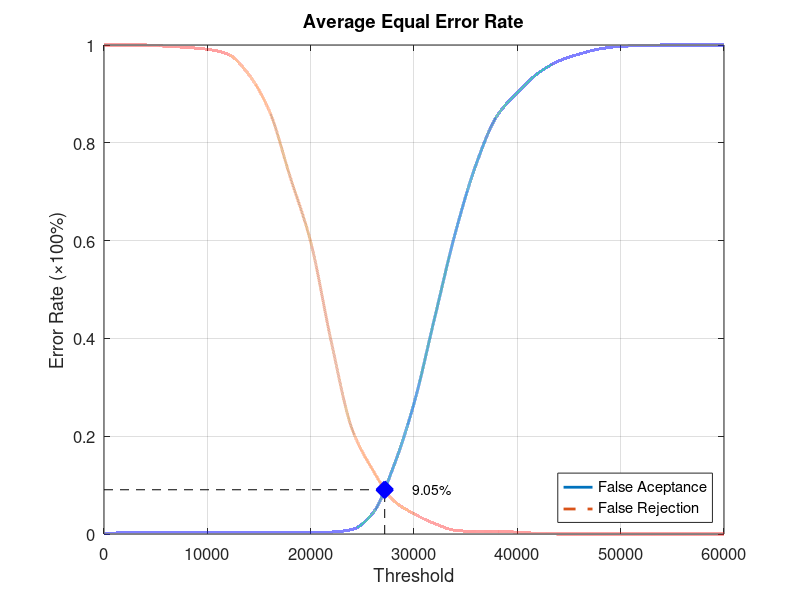
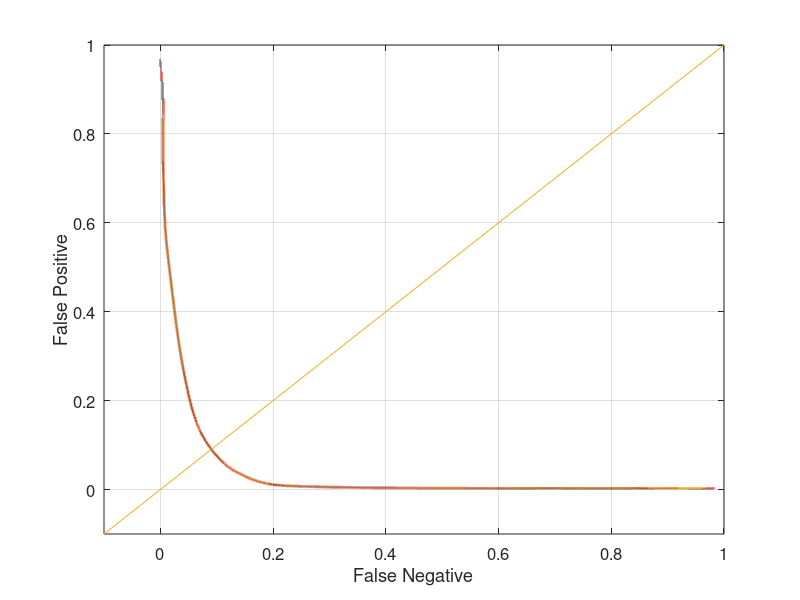

Source code (MATLAB) for these figures, in order:
function yEER = Experiment5Average
close all;
clear;
clc;
x = 0:2000:60000;
xq = 0:0.5:60000;

y0 = [0 0.00263158 0.00263158 0.00263158 0.00263158 0.00263158 0.00263158 0.00263158 0.00263158 0.00263158 0.00263158 0.00394737 0.00921053 0.0421053 0.136842 0.267105 0.442105 0.615789 0.755263 0.853947 0.902632 0.942105 0.967105 0.981579 0.992105 0.997368 0.998684 1 1 1 1];
yy0 = interp1(x, y0, xq, 'pchip');
y1 = [1 1 1 0.9975 0.995 0.99125 0.98125 0.94 0.865 0.73125 0.5975 0.3925 0.215 0.13125 0.06875 0.04125 0.02125 0.0075 0.005 0.005 0.00375 0.00125 0 0 0 0 0 0 0 0 0];
yy1 = interp1(x, y1, xq, 'pchip');

% Calculating EER: 
y2 = abs(y0 - y1);
find(y2 == min(y2))
yy2 = abs(yy0 - yy1);
xEER = find(yy2 == min(yy2));
xEERIndex = xq(xEER) % X-axis EER
yEER = yy0(xEER) % Y-axis EER

main = figure
plot(xq, yy0,'-','LineWidth', 2);	hold on
plot(xq, yy1,'--','LineWidth', 2);	hold on
plot([xEERIndex xEERIndex], [0 yEER], 'k--');	hold on
plot([0 xEERIndex], [yEER yEER], 'k--');	hold on
plot(xEERIndex, yEER, 'bx', 'LineWidth', 10);	hold on
text(xEERIndex + 10 * xEERIndex / 100, yEER, [num2str(round((10000 * yEER)) / 100) '%'])
legend('False Aceptance', 'False Rejection', 'Location', 'SouthEast')
xlabel('Threshold')
ylabel('Error Rate (\times100%)')
title('Average Equal Error Rate')
set(gca, 'FontSize', 12)
axis([0 60000 0 1])
grid on

print(main, 'Experiment5AverageMain', '-dpng');
FNRxFPR = figure('Color', [1 1 1]);
plot(yy1, yy0, '-', yy1, yy0, 'LineWidth', 2);
hold on
y = -0.1:0.1:1
plot(y, y); 
set(gca, 'FontSize', 12)
xlabel('False Negative')
ylabel('False Positive')
axis([-0.1 1 -0.1 1])
set(gca, 'FontSize', 12)
grid on

print(FNRxFPR, 'Experiment5AverageFNRxFPR','-dpng');
end
